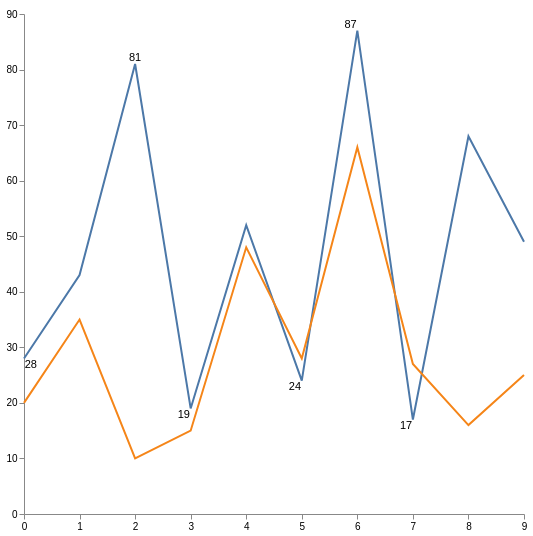

This figure's Vega-Lite source:
### Vega specification from a JSON file in a GitHub repository (floating-point values rounded to 4 significant figures)
{"$schema": "https://vega.github.io/schema/vega/v4.json", "width": 500, "height": 500, "padding": 5, "data": [{"name": "table", "values": [{"x": 0, "y": 28, "c": 0}, {"x": 0, "y": 20, "c": 1}, {"x": 1, "y": 43, "c": 0}, {"x": 1, "y": 35, "c": 1}, {"x": 2, "y": 81, "c": 0}, {"x": 2, "y": 10, "c": 1}, {"x": 3, "y": 19, "c": 0}, {"x": 3, "y": 15, "c": 1}, {"x": 4, "y": 52, "c": 0}, {"x": 4, "y": 48, "c": 1}, {"x": 5, "y": 24, "c": 0}, {"x": 5, "y": 28, "c": 1}, {"x": 6, "y": 87, "c": 0}, {"x": 6, "y": 66, "c": 1}, {"x": 7, "y": 17, "c": 0}, {"x": 7, "y": 27, "c": 1}, {"x": 8, "y": 68, "c": 0}, {"x": 8, "y": 16, "c": 1}, {"x": 9, "y": 49, "c": 0}, {"x": 9, "y": 25, "c": 1}]}], "scales": [{"name": "x", "type": "point", "range": "width", "domain": {"data": "table", "field": "x"}}, {"name": "y", "type": "linear", "range": "height", "nice": true, "zero": true, "domain": {"data": "table", "field": "y"}}, {"name": "color", "type": "ordinal", "range": "category", "domain": {"data": "table", "field": "c"}}], "axes": [{"orient": "bottom", "scale": "x"}, {"orient": "left", "scale": "y"}], "marks": [{"type": "group", "name": "group", "from": {"facet": {"name": "series", "data": "table", "groupby": "c"}}, "marks": [{"type": "line", "from": {"data": "series"}, "encode": {"enter": {"x": {"scale": "x", "field": "x"}, "y": {"scale": "y", "field": "y"}, "stroke": {"scale": "color", "field": "c"}, "strokeWidth": {"value": 2}, "interpolate": "monotone", "fillOpacity": {"value": 1}}}}]}, {"type": "text", "from": {"data": "table"}, "encode": {"enter": {"x": {"scale": "x", "field": "x"}, "y": {"scale": "y", "field": "y"}, "text": {"field": "y"}}}, "transform": [{"type": "label", "offsets": [3], "size": [500, 500], "avoidMarks": ["group"]}]}]}
